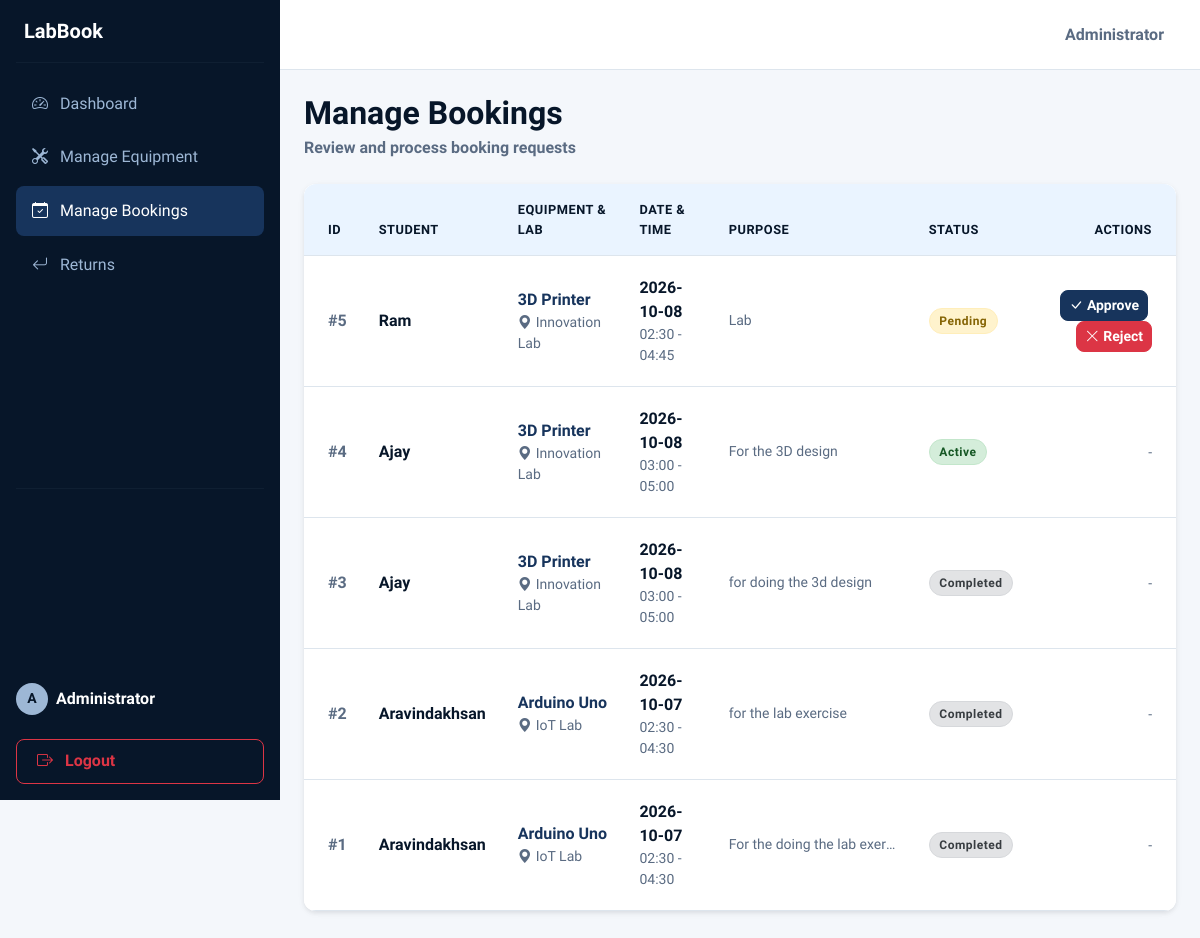
Screenshot of /admin/bookings (signed in) with the database file from the repository.
### tables this page shows
CREATE TABLE bookings (
            id INTEGER PRIMARY KEY AUTOINCREMENT,
            user_id INTEGER NOT NULL,
            equipment_id INTEGER NOT NULL,
            booking_date TEXT NOT NULL,
            start_time TEXT NOT NULL,
            end_time TEXT NOT NULL,
            purpose TEXT NOT NULL,
            status TEXT NOT NULL DEFAULT 'Pending',
            created_at TEXT DEFAULT CURRENT_TIMESTAMP, expected_return_date TEXT, expected_return_time TEXT, issued_date TEXT, issued_time TEXT, issued_by TEXT, issue_condition TEXT, issue_remarks TEXT, quantity INTEGER DEFAULT 1,
            FOREIGN KEY (user_id) REFERENCES users(id),
            FOREIGN KEY (equipment_id) REFERENCES equipment(id)
        );

CREATE TABLE users (
            id INTEGER PRIMARY KEY AUTOINCREMENT,
            name TEXT NOT NULL,
            email TEXT UNIQUE NOT NULL,
            password TEXT NOT NULL,
            role TEXT NOT NULL DEFAULT 'student'
        , department TEXT DEFAULT 'Information Technology');

CREATE TABLE equipment (
            id INTEGER PRIMARY KEY AUTOINCREMENT,
            name TEXT NOT NULL,
            description TEXT,
            lab_name TEXT NOT NULL,
            quantity INTEGER NOT NULL,
            available_quantity INTEGER NOT NULL,
            status TEXT NOT NULL DEFAULT 'Available'
        , department TEXT DEFAULT 'Information Technology');

### app.py (the view)
@app.route('/admin/bookings')
@admin_required
def admin_bookings():
    conn = get_db_connection()
    bookings = conn.execute('''
        SELECT b.*, u.name as student_name, e.name as equipment_name, e.lab_name
        FROM bookings b
        JOIN users u ON b.user_id = u.id
        JOIN equipment e ON b.equipment_id = e.id
        ORDER BY b.created_at DESC
    ''').fetchall()
    conn.close()
    return render_template('admin/bookings.html', bookings=bookings)

### app.py (called while the page is built)
def admin_required(f):
    @wraps(f)
    def decorated_function(*args, **kwargs):
        if 'user_id' not in session or session.get('role') != 'admin':
            flash('Admin access required.', 'danger')
            return redirect(url_for('login'))
        return f(*args, **kwargs)
    return decorated_function

### database.py (called while the page is built)
def get_db_connection():
    conn = sqlite3.connect(DATABASE)
    conn.row_factory = sqlite3.Row
    return conn

### templates/admin/bookings.html (shortened to what this page needs)
{% extends 'base.html' %}
{% block content %}
<div class="d-flex justify-content-between align-items-center mb-4">
    <div>
        <h2 class="fw-bold m-0" style="color: var(--frost-navy);">Manage Bookings</h2>
        <div class="text-secondary fw-bold mt-1">Review and process booking requests</div>
    </div>
</div>
<div class="card shadow-sm border-0" style="border-radius: var(--radius-md);">
    <div class="card-body p-0">
        <div class="table-responsive border-0">
            <table class="table table-hover align-middle mb-0">
                <thead>
                    <tr>
                        <th class="ps-4">ID</th>
                        <th>Student</th>
                        <th>Equipment & Lab</th>
                        <th>Date & Time</th>
                        <th>Purpose</th>
                        <th>Status</th>
                        <th class="pe-4 text-end">Actions</th>
                    </tr>
                </thead>
                <tbody>
                    {% for b in bookings %}
                    <tr>
                        <td class="ps-4 fw-bold text-muted">#{{ b.id }}</td>
                        <td class="fw-bold">{{ b.student_name }}</td>
                        <td>
                            <div class="fw-bold" style="color: var(--deep-winter-blue);">{{ b.equipment_name }}</div>
                            <div class="small text-muted"><i class="bi bi-geo-alt-fill me-1"></i>{{ b.lab_name }}</div>
                        </td>
                        <td>
                            <div class="fw-bold">{{ b.booking_date }}</div>
                            <div class="small text-muted">{{ b.start_time }} - {{ b.end_time }}</div>
                        </td>
                        <td class="text-muted small" style="max-width: 200px; white-space: nowrap; overflow: hidden; text-overflow: ellipsis;" title="{{ b.purpose }}">{{ b.purpose }}</td>
                        <td>
                            {% if b.status == 'Pending' %}<span class="badge bg-warning">Pending</span>
                            {% elif b.status == 'Approved' %}<span class="badge bg-info">Approved</span>
                            {% elif b.status == 'Active' %}<span class="badge bg-success">Active</span>
                            {% elif b.status == 'Completed' %}<span class="badge bg-secondary">Completed</span>
                            {% elif b.status == 'Rejected' %}<span class="badge bg-danger">Rejected</span>
                            {% elif b.status == 'Cancelled' %}<span class="badge bg-dark">Cancelled</span>
                            {% else %}<span class="badge bg-primary">{{ b.status }}</span>{% endif %}
                        </td>
                        <td class="pe-4 text-end">
                            {% if b.status == 'Pending' %}
                            <form action="{{ url_for('approve_booking', id=b.id) }}" method="POST" style="display:inline;">
                                <button type="submit" class="btn btn-sm btn-success px-2 py-1 fw-bold me-1"><i class="bi bi-check-lg me-1"></i>Approve</button>
                            </form>
                            <form action="{{ url_for('reject_booking', id=b.id) }}" method="POST" style="display:inline;">
                                <button type="submit" class="btn btn-sm btn-danger px-2 py-1 fw-bold"><i class="bi bi-x-lg me-1"></i>Reject</button>
                            </form>
                            {% elif b.status == 'Approved' %}
                            <a href="{{ url_for('issue_equipment', id=b.id) }}" class="btn btn-sm btn-primary px-3 py-1 fw-bold"><i class="bi bi-box-arrow-up-right me-1"></i>Issue</a>
                            {% else %}
                            <span class="text-muted small">-</span>
                            {% endif %}
                        </td>
                    </tr>
                    {% endfor %}
                </tbody>
            </table>
        </div>
    </div>
</div>
{% endblock %}

### static/css/style.css (style rules this page uses)
:root { --frost-navy: #071629; --deep-winter-blue: #17345C; --icy-steel: #9DB7D5; --frost-mist: #EAF4FF; --snow-white: #FFFFFF; --text-primary: #071629; --text-secondary: #5a6b82; --page-background: #F4F7FB; --border-color: #DDE5ED; --shadow-sm: 0 2px 8px rgba(7, 22, 41, 0.04); --shadow-md: 0 6px 20px rgba(7, 22, 41, 0.08); --shadow-lg: 0 12px 30px rgba(7, 22, 41, 0.12); --radius-sm: 8px; --radius-md: 12px; --radius-lg: 16px; --radius-xl: 24px; }
body { font-family: 'Mulish', sans-serif; background-color: var(--page-background); color: var(--text-primary); margin: 0; overflow-x: hidden; }
h1, h2, h3, h4, h5, h6, .navbar-brand, .branding-text { font-family: 'Epilogue', sans-serif; color: var(--text-primary); font-weight: 600; }
.text-muted, .text-secondary { color: var(--text-secondary) !important; }
.card { background-color: var(--snow-white); border: 1px solid var(--border-color); border-radius: var(--radius-md); box-shadow: var(--shadow-sm); transition: transform 0.2s ease, box-shadow 0.2s ease; margin-bottom: 1.5rem; }
.btn { border-radius: var(--radius-sm); font-weight: 600; padding: 0.6rem 1.25rem; transition: all 0.2s ease-in-out; }
.btn-primary, .btn-success, .btn-info, .btn-dark { background-color: var(--deep-winter-blue) !important; border-color: var(--deep-winter-blue) !important; color: var(--snow-white) !important; }
.table-responsive { border-radius: var(--radius-md); border: 1px solid var(--border-color); background: var(--snow-white); box-shadow: var(--shadow-sm); }
.table { margin-bottom: 0; background-color: var(--snow-white); }
.table thead th { background-color: var(--frost-mist) !important; color: var(--text-primary) !important; border-bottom: 1px solid var(--border-color); font-weight: 700; padding: 1rem; text-transform: uppercase; font-size: 0.8rem; letter-spacing: 0.5px; }
.table tbody td { padding: 1.25rem 1rem; vertical-align: middle; border-bottom: 1px solid var(--border-color); color: var(--text-primary); font-weight: 500; }
.badge { padding: 0.5em 0.8em; border-radius: 50rem; font-weight: 600; font-size: 0.75rem; letter-spacing: 0.5px; }
.badge.bg-warning { background-color: #FFF3CD !important; color: #856404 !important; border: 1px solid #FFEEBA; }
.badge.bg-success { background-color: #D4EDDA !important; color: #155724 !important; border: 1px solid #C3E6CB; }
.badge.bg-secondary { background-color: #E2E3E5 !important; color: #383D41 !important; border: 1px solid #D6D8DB; }

### rows the page displays
bookings: id "5", student_name "Ram", equipment_name "3D Printer", lab_name "Innovation Lab", booking_date "2026-10-08", start_time "02:30", end_time "04:45", purpose "Lab", status "Pending"
bookings: id "4", student_name "Ajay", equipment_name "3D Printer", lab_name "Innovation Lab", booking_date "2026-10-08", start_time "03:00", end_time "05:00", purpose "For the 3D design", status "Active"
bookings: id "3", student_name "Ajay", equipment_name "3D Printer", lab_name "Innovation Lab", booking_date "2026-10-08", start_time "03:00", end_time "05:00", purpose "for doing the 3d design", status "Completed"
bookings: id "2", student_name "Aravindakhsan", equipment_name "Arduino Uno", lab_name "IoT Lab", booking_date "2026-10-07", start_time "02:30", end_time "04:30", purpose "for the lab exercise", status "Completed"
bookings: id "1", student_name "Aravindakhsan", equipment_name "Arduino Uno", lab_name "IoT Lab", booking_date "2026-10-07", start_time "02:30", end_time "04:30", purpose "For the doing the lab exer…", status "Completed"

### other values shown
{{ session.get('name')[:1] | upper }} "A"
{{ session.get('name') }} "Administrator"
